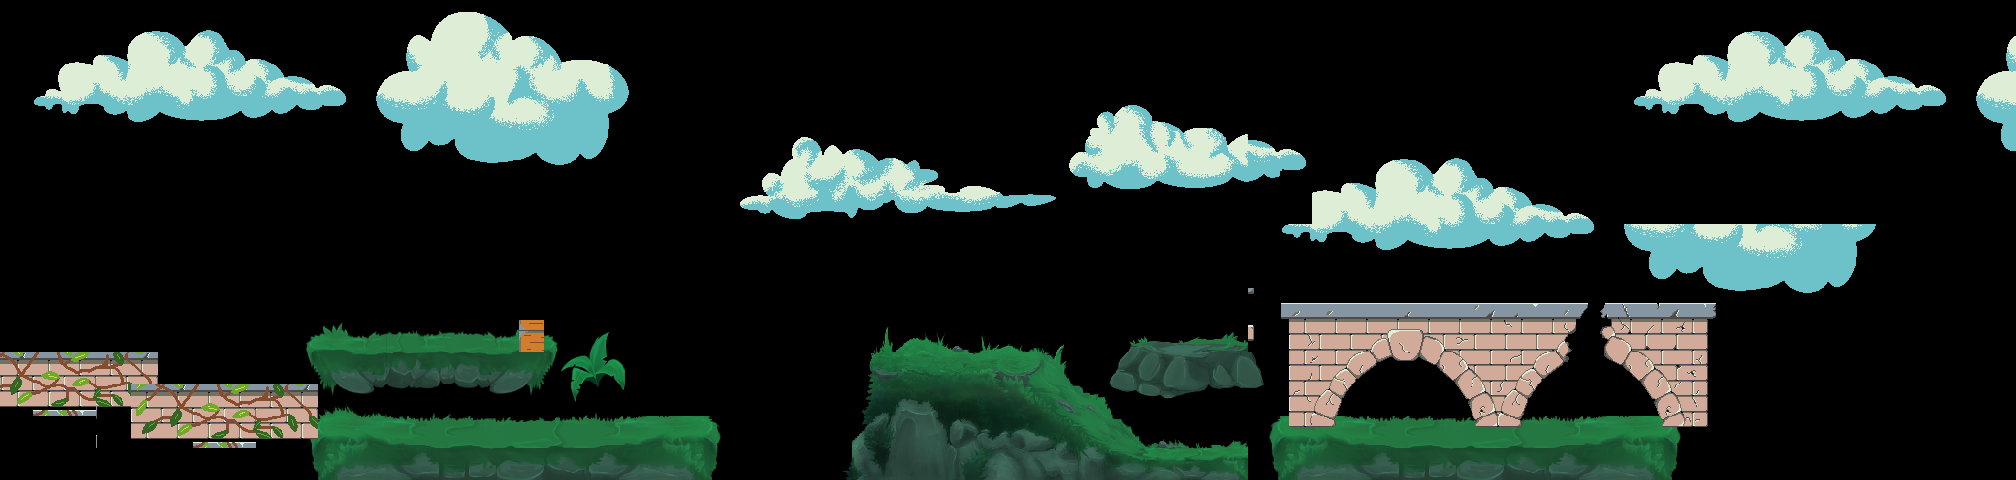

This game map was drawn from its Tiled (.tmx) file and the tilesets committed beside it. A one-line description and the trimmed map source follow:
An orthogonal 63x15 tile map with 32x32 px tiles, 2 tile layers (Слой тайлов 1, Слой тайлов 2), 2 tilesets and 23 objects (Hero).

<map version="1.9" tiledversion="1.9.2" orientation="orthogonal" renderorder="right-down" width="63" height="15" tilewidth="32" tileheight="32" infinite="0" nextlayerid="8" nextobjectid="29">
 <tileset firstgid="1" name="terrein" tilewidth="32" tileheight="32" spacing="1" tilecount="270" columns="18">
  <image source="terrein.png" width="600" height="500" />
 </tileset>
 <tileset firstgid="271" name="pngegg" tilewidth="32" tileheight="32" spacing="1" tilecount="1551" columns="47">
  <image source="pngegg.png" width="1562" height="1114" />
  <tile id="640" class="box" />
  <tile id="641" class="box" />
  <tile id="642" class="box" />
  <tile id="643" class="box" />
  <tile id="644" class="box" />
  <tile id="645" class="box" />
  <tile id="646" class="box" />
  <tile id="687" class="box">
   <animation>
    <frame tileid="688" duration="100" />
    <frame tileid="640" duration="100" />
    <frame tileid="641" duration="100" />
    <frame tileid="687" duration="100" />
   </animation>
  </tile>
  <tile id="688" class="box" />
  <tile id="689" class="box" />
  <tile id="690" class="box" />
  <tile id="691" class="box" />
  <tile id="692" class="box" />
  <tile id="693" class="box" />
 </tileset>
 <layer id="1" name="Слой тайлов 1" width="63" height="15">
  <data>[945 cells, 583 non-empty, 349 distinct tile ids]</data>
 </layer>
 <objectgroup id="6" name="hero">
  <properties>
   <property name="BodyType" value="DynamicBody" />
   <property name="density" type="float" value="1" />
  </properties>
  <object id="13" name="Hero" x="427.667" y="41.6667" width="30" height="40">
   <properties>
    <property name="BodyType" value="DynamicBody" />
   </properties>
  </object>
 </objectgroup>
 <objectgroup id="4" name="dyn">
  <properties>
   <property name="BodyType" value="DynamicBody" />
   <property name="density" type="float" value="1" />
  </properties>
  <object id="1" x="311.333" y="349.333" width="244" height="4" />
  <object id="14" x="116" y="20" width="42.6667" height="41.3333">
   <properties>
    <property name="BodyType" value="DynamicBody" />
    <property name="density" type="float" value="1" />
   </properties>
   <ellipse />
  </object>
  <object id="15" x="568.667" y="90" width="49.3333" height="42.6667">
   <ellipse />
  </object>
  <object id="16" x="796" y="-147.333" width="20" height="46.6667">
   <ellipse />
  </object>
  <object id="17" x="270.667" y="-132" width="50.6667" height="29.3333">
   <ellipse />
  </object>
  <object id="18" x="861.98" y="-20.6667" width="49.798" height="49.798">
   <ellipse />
  </object>
  <object id="19" x="1077.96" y="79.7576" width="84.9495" height="17.5758">
   <ellipse />
  </object>
  <object id="20" x="1365.82" y="23.2727" width="46.8687" height="26.3636">
   <ellipse />
  </object>
  <object id="21" x="1466.67" y="106.667" width="21.3333" height="26.6667">
   <ellipse />
  </object>
  <object id="22" x="1251.33" y="-38" width="89.3333" height="8">
   <ellipse />
  </object>
  <object id="23" x="1093.33" y="-84" width="30.6667" height="13.3333">
   <ellipse />
  </object>
  <object id="24" x="964" y="-39.3333" width="12" height="17.3333">
   <ellipse />
  </object>
  <object id="25" x="922.667" y="161.333" width="6.66667" height="13.3333">
   <ellipse />
  </object>
  <object id="26" x="948" y="242.667" width="1.33333" height="26.6667">
   <ellipse />
  </object>
  <object id="27" x="692" y="32.6667" width="20" height="8">
   <ellipse />
  </object>
 </objectgroup>
 <objectgroup id="5" name="env">
  <object id="2" x="317.333" y="442" width="406.667" height="4.66667" />
  <object id="4" x="1125.33" y="346.667" width="124.667" height="5.33333" />
  <object id="5" x="1275" y="429" width="403" height="15" />
  <object id="6" x="1284" y="295" width="301" height="16" />
  <object id="7" x="1605" y="300" width="110" height="14" />
  <object id="8" x="1" y="350" width="156" height="10" />
  <object id="9" x="130" y="382" width="190" height="12" />
 </objectgroup>
 <layer id="3" name="Слой тайлов 2" width="63" height="15">
  <data>[945 cells, 97 non-empty, 97 distinct tile ids]</data>
 </layer>
</map>
